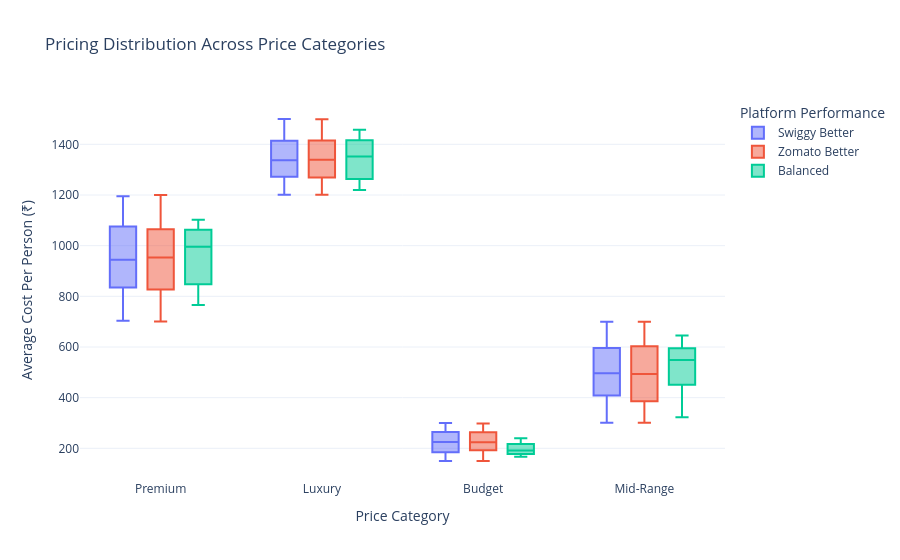

Write notebook code for a chart like this one.
### Code cell
import plotly.express as px

fig6 = px.box(
    df,
    x="price_category",
    y="avg_cost_per_person_inr",
    color="platform_performance_better",
    points="outliers",
    title="Pricing Distribution Across Price Categories",
    labels={
        "price_category": "Price Category",
        "avg_cost_per_person_inr": "Average Cost Per Person (₹)",
        "platform_performance_better": "Better Performing Platform"
    }
)

fig6.update_layout(
    template="plotly_white",
    xaxis_title="Price Category",
    yaxis_title="Average Cost Per Person (₹)",
    legend_title="Platform Performance"
)

fig6.show()

### Figure 1 — Plotly figure (JSON) as saved in the notebook; plotly's stock layout.template omitted (floating-point values rounded to 4 significant figures; data arrays with more than 128 entries replaced by an {"elided": "..."} marker saying what was removed)
{"data": [{"alignmentgroup": "True", "boxpoints": "outliers", "hovertemplate": "Better Performing Platform=Swiggy Better<br>Price Category=%{x}<br>Average Cost Per Person (₹)=%{y}<extra></extra>", "legendgroup": "Swiggy Better", "marker": {"color": "#636efa"}, "name": "Swiggy Better", "notched": false, "offsetgroup": "Swiggy Better", "orientation": "v", "showlegend": true, "type": "box", "x": {"elided": "1195 str values"}, "x0": " ", "xaxis": "x", "y": {"elided": "1195 int values"}, "y0": " ", "yaxis": "y"}, {"alignmentgroup": "True", "boxpoints": "outliers", "hovertemplate": "Better Performing Platform=Zomato Better<br>Price Category=%{x}<br>Average Cost Per Person (₹)=%{y}<extra></extra>", "legendgroup": "Zomato Better", "marker": {"color": "#EF553B"}, "name": "Zomato Better", "notched": false, "offsetgroup": "Zomato Better", "orientation": "v", "showlegend": true, "type": "box", "x": {"elided": "1273 str values"}, "x0": " ", "xaxis": "x", "y": {"elided": "1273 int values"}, "y0": " ", "yaxis": "y"}, {"alignmentgroup": "True", "boxpoints": "outliers", "hovertemplate": "Better Performing Platform=Balanced<br>Price Category=%{x}<br>Average Cost Per Person (₹)=%{y}<extra></extra>", "legendgroup": "Balanced", "marker": {"color": "#00cc96"}, "name": "Balanced", "notched": false, "offsetgroup": "Balanced", "orientation": "v", "showlegend": true, "type": "box", "x": ["Luxury", "Premium", "Luxury", "Mid-Range", "Luxury", "Mid-Range", "Luxury", "Mid-Range", "Budget", "Luxury", "Mid-Range", "Luxury", "Mid-Range", "Luxury", "Premium", "Budget", "Luxury", "Mid-Range", "Luxury", "Premium", "Mid-Range", "Luxury", "Premium", "Luxury", "Luxury", "Premium", "Budget", "Budget", "Premium", "Premium", "Premium", "Luxury"], "x0": " ", "xaxis": "x", "y": [1220, 1102, 1242, 424, 1430, 323, 1360, 645, 240, 1270, 579, 1447, 530, 1352, 964, 188, 1458, 549, 1238, 766, 601, 1412, 782, 1316, 1381, 1028, 194, 167, 913, 1077, 1048, 1299], "y0": " ", "yaxis": "y"}], "layout": {"boxmode": "group", "legend": {"title": {"text": "Platform Performance"}, "tracegroupgap": 0}, "title": {"text": "Pricing Distribution Across Price Categories"}, "xaxis": {"anchor": "y", "domain": [0, 1], "title": {"text": "Price Category"}}, "yaxis": {"anchor": "x", "domain": [0, 1], "title": {"text": "Average Cost Per Person (₹)"}}}}
